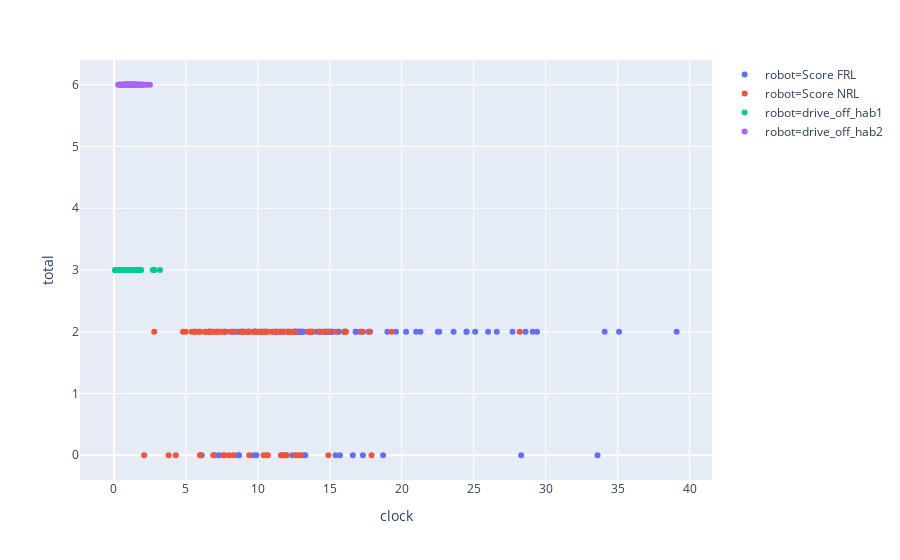

Here is the notebook cell this chart was saved with:
### Code cell
fig = px.scatter(pput, x='clock', y='total', color='robot', hover_data=['op','success'])
fig.show()

#fig.write_image("test.png")
#Image('test.png')

### Figure 1 — Plotly figure (JSON) as saved in the notebook; plotly's stock layout.template omitted (floating-point values rounded to 4 significant figures; data arrays with more than 128 entries replaced by an {"elided": "..."} marker saying what was removed)
{"data": [{"customdata": {"elided": "100x2 mixed values"}, "hoverlabel": {"namelength": 0}, "hovertemplate": "robot=Score FRL<br>clock=%{x}<br>total=%{y}<br>op=%{customdata[0]}<br>success=%{customdata[1]}", "legendgroup": "robot=Score FRL", "marker": {"color": "#636efa", "symbol": "circle"}, "mode": "markers", "name": "robot=Score FRL", "showlegend": true, "type": "scatter", "x": [14.9, 9.7, 11.3, 29.1, 26.0, 17.7, 12.9, 9.7, 12.0, 17.1, 11.6, 17.3, 12.4, 24.5, 17.8, 6.1, 14.3, 13.3, 14.1, 12.9, 14.8, 16.1, 8.3, 11.5, 16.8, 21.3, 26.6, 28.3, 10.5, 7.1, 15.7, 12.6, 8.1, 13.0, 33.6, 13.1, 9.8, 15.4, 20.3, 39.1, 10.3, 13.0, 15.0, 15.6, 11.7, 9.9, 8.7, 12.4, 14.7, 21.0, 16.1, 12.1, 9.4, 27.7, 16.6, 18.7, 13.6, 8.7, 17.3, 8.6, 23.6, 7.7, 10.5, 34.1, 12.7, 14.3, 13.2, 14.6, 12.6, 22.6, 13.2, 7.3, 9.4, 7.7, 15.6, 22.5, 16.0, 7.0, 15.2, 12.8, 25.1, 13.7, 9.9, 35.1, 15.1, 29.4, 19, 12.6, 13.8, 10.3, 28.6, 12.7, 11.2, 15.1, 12.7, 8.6, 19.6, 24.5, 16.8, 8.8], "xaxis": "x", "y": [2, 2, 2, 2, 2, 2, 2, 0, 0, 2, 2, 0, 2, 2, 2, 0, 2, 0, 2, 2, 2, 2, 2, 2, 2, 2, 2, 0, 2, 2, 0, 2, 2, 2, 0, 2, 2, 0, 2, 2, 2, 2, 2, 2, 0, 2, 2, 0, 2, 2, 2, 2, 2, 2, 0, 0, 2, 0, 2, 2, 2, 2, 2, 2, 2, 2, 0, 2, 2, 2, 2, 0, 2, 2, 2, 2, 2, 0, 2, 2, 2, 2, 0, 2, 2, 2, 2, 2, 2, 2, 2, 2, 2, 2, 2, 0, 2, 2, 2, 2], "yaxis": "y"}, {"customdata": {"elided": "100x2 mixed values"}, "hoverlabel": {"namelength": 0}, "hovertemplate": "robot=Score NRL<br>clock=%{x}<br>total=%{y}<br>op=%{customdata[0]}<br>success=%{customdata[1]}", "legendgroup": "robot=Score NRL", "marker": {"color": "#EF553B", "symbol": "circle"}, "mode": "markers", "name": "robot=Score NRL", "showlegend": true, "type": "scatter", "x": [10.7, 4.3, 7.2, 12.1, 5.6, 13.0, 12.0, 10.6, 11.3, 9.2, 8.3, 10.1, 14.9, 16.1, 12.8, 9.4, 10.2, 7.7, 9.0, 9.8, 9.8, 5.9, 14.7, 8.9, 8.0, 11.6, 12.5, 8.4, 9.8, 11.8, 8.2, 14.3, 14.9, 16.0, 7.8, 12.1, 10.6, 7.4, 7.1, 13.6, 5.4, 3.8, 6.6, 6.8, 9.3, 8.9, 9.3, 9.7, 12.1, 6.0, 2.8, 14.6, 6.9, 10.3, 13.8, 17.9, 28.2, 10.5, 5.0, 7.3, 9.4, 12.6, 12.3, 11.3, 19.3, 6.4, 6.9, 15.4, 5.7, 6.6, 14.6, 17.2, 5.6, 4.8, 10.7, 17.7, 6.7, 6.0, 16.1, 9.8, 11.0, 6.3, 11.3, 11.0, 6.0, 12.5, 2.1, 6.6, 6.6, 9.0, 10.0, 7.6, 11.8, 11.8, 7.6, 13.5, 11.6, 10.4, 12.6, 8.9], "xaxis": "x", "y": [0, 0, 2, 2, 2, 0, 0, 2, 2, 2, 0, 2, 0, 2, 0, 2, 2, 0, 2, 2, 2, 2, 2, 2, 0, 2, 2, 2, 2, 2, 2, 2, 2, 2, 2, 2, 0, 2, 2, 2, 2, 0, 2, 2, 2, 2, 2, 2, 2, 2, 2, 2, 0, 2, 2, 0, 2, 2, 2, 2, 0, 2, 2, 2, 2, 2, 2, 2, 2, 2, 2, 2, 2, 2, 2, 2, 2, 0, 2, 2, 2, 2, 2, 2, 0, 2, 0, 2, 2, 2, 2, 2, 2, 0, 0, 2, 0, 0, 0, 2], "yaxis": "y"}, {"customdata": {"elided": "100x2 mixed values"}, "hoverlabel": {"namelength": 0}, "hovertemplate": "robot=drive_off_hab1<br>clock=%{x}<br>total=%{y}<br>op=%{customdata[0]}<br>success=%{customdata[1]}", "legendgroup": "robot=drive_off_hab1", "marker": {"color": "#00cc96", "symbol": "circle"}, "mode": "markers", "name": "robot=drive_off_hab1", "showlegend": true, "type": "scatter", "x": [2.8, 1.7, 0.4, 1.0, 1.4, 1.0, 0.3, 1.4, 1.8, 0.6, 1.0, 1.4, 1.5, 1.2, 1.2, 0.8, 1.4, 1.8, 1.0, 1.3, 1.8, 1.2, 0.7, 0.2, 1.1, 1.3, 0.6, 1.0, 0.1, 1.1, 1.7, 0.8, 0.9, 1.4, 1.3, 1.1, 0.7, 0.2, 1.1, 1.5, 0.7, 0.8, 0.8, 0.9, 1.3, 1.0, 0.1, 0.9, 0.6, 1.2, 1.3, 0.4, 1.8, 1.0, 0.9, 1.4, 1.7, 1.0, 0.5, 1.1, 0.4, 0.6, 1.3, 0.9, 0.6, 0.5, 1.3, 0.8, 2.7, 2.8, 1.9, 1.4, 0.9, 1.2, 1.1, 1.1, 1.2, 1.1, 0.5, 0.1, 0.3, 3.2, 1.5, 0.4, 1.0, 0.1, 1.7, 1.4, 1.1, 0.7, 1.1, 0.9, 1.4, 1.2, 1.0, 1.6, 1.1, 1.7, 1.4, 0.2], "xaxis": "x", "y": [3, 3, 3, 3, 3, 3, 3, 3, 3, 3, 3, 3, 3, 3, 3, 3, 3, 3, 3, 3, 3, 3, 3, 3, 3, 3, 3, 3, 3, 3, 3, 3, 3, 3, 3, 3, 3, 3, 3, 3, 3, 3, 3, 3, 3, 3, 3, 3, 3, 3, 3, 3, 3, 3, 3, 3, 3, 3, 3, 3, 3, 3, 3, 3, 3, 3, 3, 3, 3, 3, 3, 3, 3, 3, 3, 3, 3, 3, 3, 3, 3, 3, 3, 3, 3, 3, 3, 3, 3, 3, 3, 3, 3, 3, 3, 3, 3, 3, 3, 3], "yaxis": "y"}, {"customdata": {"elided": "100x2 mixed values"}, "hoverlabel": {"namelength": 0}, "hovertemplate": "robot=drive_off_hab2<br>clock=%{x}<br>total=%{y}<br>op=%{customdata[0]}<br>success=%{customdata[1]}", "legendgroup": "robot=drive_off_hab2", "marker": {"color": "#ab63fa", "symbol": "circle"}, "mode": "markers", "name": "robot=drive_off_hab2", "showlegend": true, "type": "scatter", "x": [1.1, 1.3, 2.0, 0.7, 1.2, 0.3, 2.5, 1.7, 1.2, 1.3, 1.3, 2.3, 1.8, 0.9, 1.4, 0.9, 0.7, 1.3, 0.4, 1.5, 0.4, 1.0, 1.0, 1.5, 0.9, 1.3, 1.9, 1.0, 1.2, 1.3, 1.1, 0.5, 1.9, 1.2, 1.7, 1.9, 1.3, 0.9, 0.9, 0.5, 1.5, 1.0, 1.0, 1.0, 0.7, 1.6, 2.1, 1.3, 1.5, 1.2, 1.5, 0.7, 2.0, 0.9, 1.7, 0.4, 1.4, 1.4, 1.1, 0.7, 0.4, 1.1, 1.3, 0.6, 0.8, 1.4, 1.8, 1.9, 1.2, 1.6, 0.9, 0.7, 1.5, 0.8, 1.0, 1.4, 0.9, 0.9, 1.5, 1.4, 1.1, 0.8, 1.1, 0.7, 1.5, 1.4, 0.8, 1.8, 1.7, 1.4, 1.5, 1.5, 1.0, 0.7, 1.6, 1.2, 0.6, 1.4, 1.3, 0.8], "xaxis": "x", "y": [6, 6, 6, 6, 6, 6, 6, 6, 6, 6, 6, 6, 6, 6, 6, 6, 6, 6, 6, 6, 6, 6, 6, 6, 6, 6, 6, 6, 6, 6, 6, 6, 6, 6, 6, 6, 6, 6, 6, 6, 6, 6, 6, 6, 6, 6, 6, 6, 6, 6, 6, 6, 6, 6, 6, 6, 6, 6, 6, 6, 6, 6, 6, 6, 6, 6, 6, 6, 6, 6, 6, 6, 6, 6, 6, 6, 6, 6, 6, 6, 6, 6, 6, 6, 6, 6, 6, 6, 6, 6, 6, 6, 6, 6, 6, 6, 6, 6, 6, 6], "yaxis": "y"}], "layout": {"legend": {"tracegroupgap": 0}, "margin": {"t": 60}, "xaxis": {"anchor": "y", "domain": [0, 1], "title": {"text": "clock"}}, "yaxis": {"anchor": "x", "domain": [0, 1], "title": {"text": "total"}}}}
